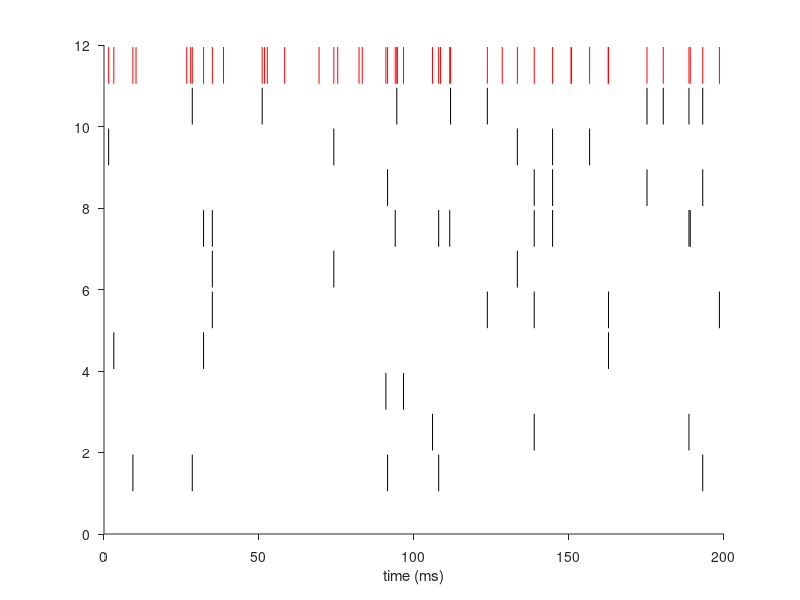

Reproduce this figure in MATLAB. (Note: this script raises an error after producing the figure.)
%
%  Gabbiani & Cox, Mathematics for Neuroscientists
%

%generate correlated Poisson spike trains

rho = 0.2; %events/ms, 200 events per second

%probability of keeping a spike
prob_keep = 0.1;

dt = 0.5; %in ms
fs = 1/(dt*1e-3); %sampling frequency in Hz


t_max = 200; %ms
nev = 4*t_max*rho;
isi_v = exprnd(1/rho,1,nev);
spk_v = cumsum(isi_v);
spk_v = spk_v(find(spk_v<t_max));

%initializes the data structure
n_trains = 10;
for i = 1:n_trains
    s(i).tspk = [];
end;

for i = 1:length(spk_v)
    u = find(rand(1,n_trains)<=prob_keep);
    for j = 1:length(u)
        s(u(j)).tspk = [s(u(j)).tspk spk_v(i)];
    end;
end;

hf = figure; 
ha = axes;
for i = 1:length(spk_v)
    line('Parent',ha,'XData',[spk_v(i) spk_v(i)],'YData',[(n_trains+1.05) (n_trains+1.95)],...
        'Color','r');
end;

for i = 1:n_trains
  for j = 1:length(s(i).tspk)
    line('Parent',ha,'XData',[s(i).tspk(j) s(i).tspk(j)],'YData',[i+0.05 (i+0.95)]);
  end;
end;


%uncomment to generate associated EPSP conductance changes and plot them 
% Nt = ceil(t_max/dt);
% 
% %excitatory epsp time constant
% tauE = 1; %ms
%  
% epsp_v = zeros(n_trains,Nt);
%  
% for j = 1:n_trains
%     for i = 1:Nt
%         tc = i*dt;
%         epsp_v(j,i) = 0.5*sum( ( max( (tc-s(j).tspk),0 )/tauE).*exp( 1 - (max( (tc-s(j).tspk),0)/tauE) ) );
%     end;
% 
%     line('Parent',ha,'XData', (1:Nt)*dt, 'YData', epsp_v(j,:) + j,'Color','k','LineStyle','-');
% end;

set(ha,'TickDir','out');
xlabel(ha,'time (ms)');

%uncomment to save figure
%print(hf,'-depsc2','cross_poiss1.eps');

%compute the crosscorrelation between two such spike trains

t_max = 32768; %ms, 2^15
nev = ceil(4*t_max*rho);
isi_v = exprnd(1/rho,1,nev);
spk_v = cumsum(isi_v);
spk_v = spk_v(find(spk_v<t_max));

%initializes the data structure
n_trains = 2;
for i = 1:n_trains
    s(i).tspk = [];
end;

for i = 1:length(spk_v)
    u = find(rand(1,n_trains)<=prob_keep);
    for j = 1:length(u)
        s(u(j)).tspk = [s(u(j)).tspk spk_v(i)];
    end;
end;

%uncomment to plot spike trains
%figure; subplot(n_trains+1,1,1);
%stem(spk_v,ones(size(spk_v)),'Marker','none');

%for i = 1:n_trains
%    subplot(n_trains+1,1,i+1);
%    stem(s(i).tspk,ones(size(s(i).tspk)),'Marker','none');
%end;

%generates spike trains
Nt = ceil(t_max/dt);

spk = zeros(2,Nt);
inds1 = ceil(s(1).tspk/dt);
spk(1,inds1) = 1;
inds2 = ceil(s(2).tspk/dt);
spk(2,inds2) = 1;

%converts to delta function approximation (in spk/s)
spk = spk*fs;

m_spk1 = mean(spk(1,:));
m_spk2 = mean(spk(2,:));
s_spk1 = std(spk(1,:));
s_spk2 = std(spk(2,:));

%zero mean
spk(1,:) = spk(1,:)-m_spk1;
spk(2,:) = spk(2,:)-m_spk2;

window = 2048;
noverlap = 1024;
nfft = 2048;
[Pxy,F] = cpsd(spk(1,:),spk(2,:),window,noverlap,nfft,fs,'twosided');
%figure; plot(F,abs(Pxy));

%compute the inverse Fourier transform, but multiply by nfft, since we
%did not start with the original sequence
Cxy = nfft*ifft(Pxy);
dim = find(size(Cxy) ~= 1);
if ( dim == 1 )
    shift_v = [(nfft/2)-1 0];
else 
    shift_v = [0 (nfft/2)-1];
end;

%correct for the phase shift
Cxy = circshift(Cxy,shift_v);
t_v = [-( (nfft/2)-1 ):(nfft/2)]*dt;
%figure; plot(t_v,Cxy);

Cxyn = Cxy/(std(spk(1,:))*std(spk(2,:)));
hf = figure; 
ha = axes;
plot(t_v,Cxyn,'k');
set(ha,'TickDir','out');
xlabel(ha,'time (ms)');
ylabel(ha,'normalized crosscorrelation');

%uncomment to save figure
%print(hf,'-depsc2','cross_poiss2.eps');
